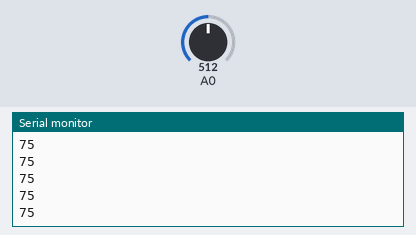
Bench run of a sketch on a simulated Arduino Uno, built with avr-gcc and run on an emulated ATmega328P. Shown: the last lines printed to the serial monitor. Inputs (shaded band) come from the test bench; at power-on: A0 = 512.

Above: at 1.2 s.
1.3 s: A0 set to 716
At 2.1 s:
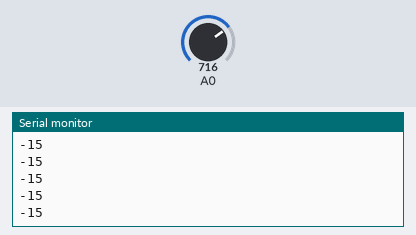
2.8 s: A0 set to 900
At 3.7 s:
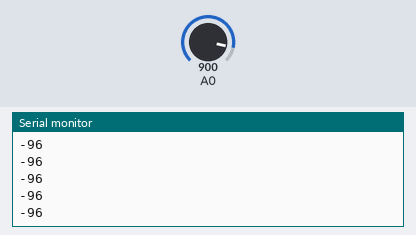
Timing chart, 0 to 5.8 s (numbered marks = the images above; inputs shaded):
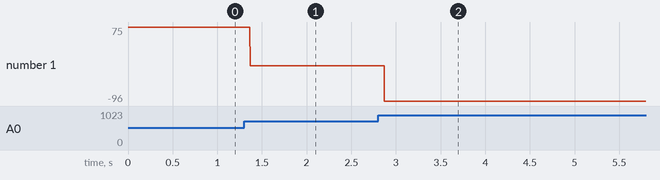

Measured:
- after the input at 1.3 s, the serial monitor: prints a new line after 0.07 s (image 1)
- after the input at 2.8 s, the serial monitor: prints a new line after 0.07 s (image 2)
- plotted number 1: 75 → -15 after the input at 1.3 s, -15 → -96 after the input at 2.8 s

The sketch:

flex_sensor_angle_value_read.ino
```cpp
// C++ code
//angle value read
int flex_sensor(A0);
void setup()
{
 Serial.begin(9600);
}
void loop()
{
 int angle_value=angle();
  Serial.println(angle_value);
}
int angle(){
int sensor_value=analogRead(A0);
int angle=map(sensor_value,682,275,0,180);
  return angle;
}
```
